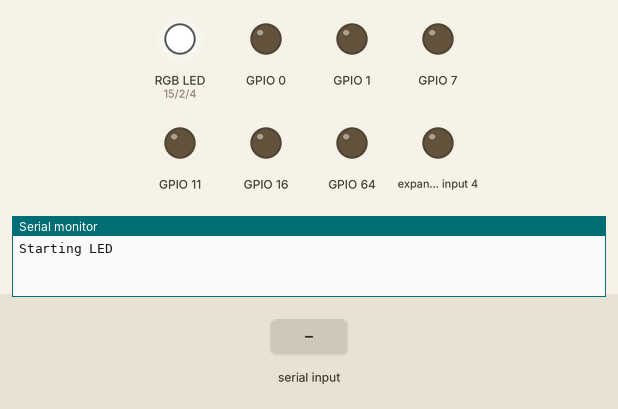
Recording of a sketch running on a simulated ESP32. On the bench: an RGB LED mixed from three pins (HIGH = lit), output pins drawn as LEDs (lit = HIGH), the last lines printed to the serial monitor. The inputs (shaded band) are chosen by the test bench.

Above: at 3.2 s.
3.3 s: "1\n" received over Serial
At 7.07 s:
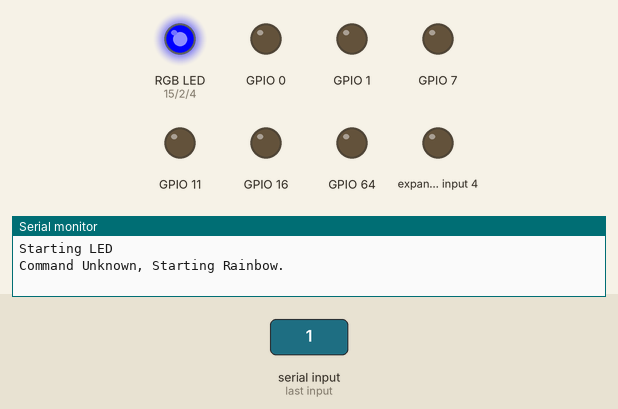
At 7.7 s:
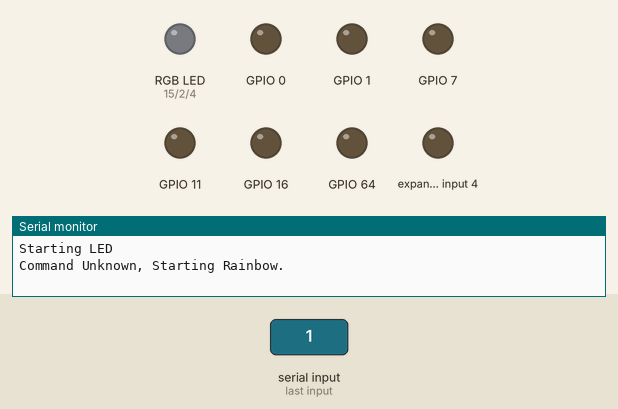
Timing chart, 0 to 9.2 s (numbered marks = the images above; inputs shaded):
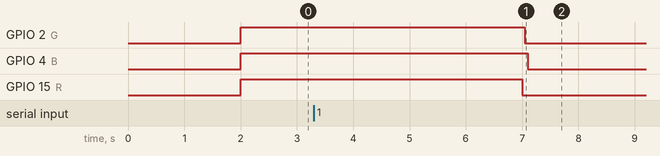

The sketch:

RGB_LED.ino
```cpp
#define R 15
#define G 2
#define B 4

void setup() {
  Serial.begin(115200);
  delay(1000);
  Serial.println("Starting LED");
  delay(1000);

  pinMode(R, OUTPUT);
  pinMode(G, OUTPUT);
  pinMode(B, OUTPUT);

  analogWrite(R, 255);
  analogWrite(G, 255);
  analogWrite(B, 255);
}


int RGB[] = {R, G, B};
int colorMode = 0;

void loop() {

  // put your main code here, to run repeatedly:
  if(Serial.available()) {
    String command = Serial.readStringUntil('\n'); // Read the command until newline character
    command.trim(); // Remove leading and trailing whitespaces

    if(command.equals("Red")) {
      Serial.println("Changing to Red");
      colorMode = 1;
    } else if(command.equals("Green")) {
      Serial.println("Changing to Green");
      colorMode = 2;
    } else if(command.equals("Blue")) {
      Serial.println("Changing to Blue");
      colorMode = 3;
    } else if(command.equals("White")) {
      Serial.println("Changing to White");
      colorMode = 0;
    } else {
      Serial.println("Command Unknown, Starting Rainbow.");
      colorMode = 4;
    }
  }

  if(colorMode == 0) {
    analogWrite(R, 255);
    analogWrite(G, 255);
    analogWrite(B, 255);
  } else if(colorMode == 1) {
    analogWrite(R, 255);
    analogWrite(G, 0);
    analogWrite(B, 0);
  } else if(colorMode == 2) {
    analogWrite(R, 0);
    analogWrite(G, 255);
    analogWrite(B, 0);
  } else if(colorMode == 3) {
    analogWrite(R, 0);
    analogWrite(G, 0);
    analogWrite(B, 255);
  } else {
    for(int i = 0; i < 3; i++) {
      for(int brightness = 0; brightness <= 255; i++) {
        analogWrite(RGB[i], brightness);
        delay(50);
      }
    }

    for(int i = 0; i < 3; i++) {
      for(int brightness = 0; brightness <= 255; i++) {
        analogWrite(RGB[i], brightness);
        delay(50);
      }
    }
  }

  delay(5000);
}
```

Measured:
- after the input at 3.3 s, GPIO 2 (G), GPIO 4 (B): HIGH → LOW after 3.8 s; GPIO 15 (R): HIGH → LOW after 3.7 s
